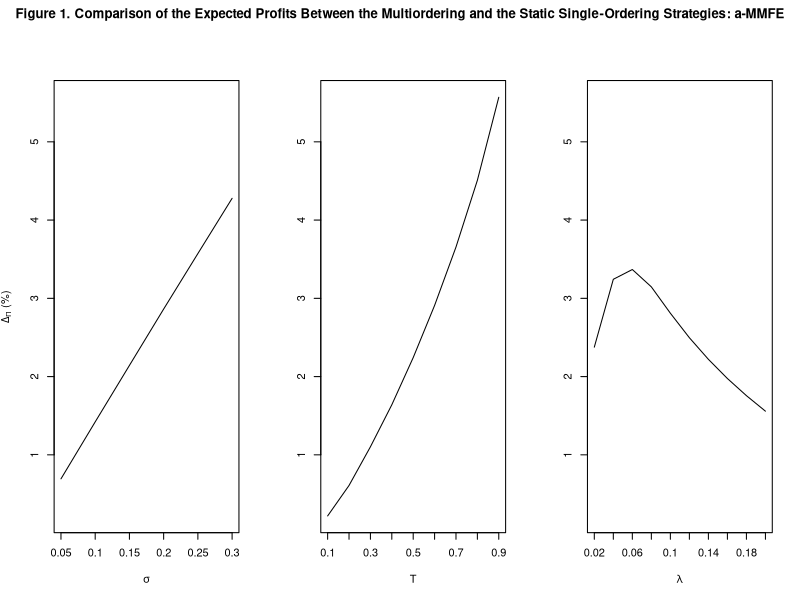

Reproduce this figure in R.
#################
# R code for analyzing output and plot figures
# v1.0 (organized on 2013-04-17)
#################

#NEED TO FIRST SET R WORKING DIRECTORY TO WHERE THE FILES ARE LOCATED!!!
    setwd("/Users/buxx/Desktop/test/")

#read the output file
    data <- read.table("FNV-aMMFE.txt", header=TRUE)

#calculate the statistics:

#percentage difference in expected profits of the Multi- and Single-ordering models
    data$deltaPi <- 100*(data$mean_M - data$mean_S)/data$mean_S

#percentage difference in Variance of the Multi- and Single-ordering models
    data$deltaVar <- 100*(data$var_M - data$var_S)/data$var_S

#calculate Coefficient of Variation
    data$CV_M <- sqrt(data$var_M)/data$mean_M
    data$CV_S <- sqrt(data$var_S)/data$mean_S

#percentage difference in Coefficient of Variation of the Multi- and Single-ordering models
    data$deltaCV <- 100*(data$CV_M - data$CV_S)/data$CV_S

#percentage difference in Positive Semi-Variance of the Multi- and Single-ordering models
    data$deltaSemivarU <- 100*(data$semivar_MU - data$semivar_SU)/data$semivar_SU

#percentage difference in Negative Semi-Variance of the Multi- and Single-ordering models
    data$deltaSemivarD <- 100*(data$semivar_MD - data$semivar_SD)/data$semivar_SD


#summarize the percentage difference to generate Table 1 of the paper
    summary(data[c('deltaPi', 'deltaVar', 'deltaCV', 'deltaSemivarD', 'deltaSemivarU')])



#prepare data for Figure 1
    subtotal_stdev <- aggregate(data[c('deltaPi', 'stdev')], by=list(data$stdev), FUN=mean)
    subtotal_T <- aggregate(data[c('deltaPi', 'T')], by=list(data$T), FUN=mean)
    subtotal_lambda <- aggregate(data[c('deltaPi', 'lambda')], by=list(data$lambda), FUN=mean)


#plot
    pdf('Figure1.pdf', width = 12, height = 5)
    par(oma=c(0,0,2,0))
    par(mfrow=c(1,3))


    yrange = range(subtotal_stdev$deltaPi, subtotal_T$deltaPi, subtotal_lambda$deltaPi)

    xrange = range(subtotal_stdev$stdev)
    plot(xrange, yrange, type="n", xlab=expression(sigma), ylab=expression(paste(Delta[Pi], " (%)")) , xaxt="n")
    lines(subtotal_stdev$stdev, subtotal_stdev$deltaPi, type="l")
    axis(side=1, at=seq(0.05,0.3,0.05), labels=seq(0.05,0.3,0.05))


    xrange = range(subtotal_T$T)
    plot(xrange, yrange, type="n", xlab="T", ylab="", xaxt="n")
    lines(subtotal_T$T, subtotal_T$deltaPi, type="l") 
    axis(side=1, at=seq(0.1,0.9,0.1), labels=seq(0.1,0.9,0.1))


    xrange = range(subtotal_lambda$lambda)
    plot(xrange, yrange, type="n", xlab=expression(lambda), ylab="", xaxt="n")
    lines(subtotal_lambda$lambda, subtotal_lambda$deltaPi, type="l") 
    axis(side=1, at=seq(0.02,0.2,0.02), labels=seq(0.02,0.2,0.02))

    title(main="Figure 1. Comparison of the Expected Profits Between the Multiordering and the Static Single-Ordering Strategies: a-MMFE", outer=T)

    dev.off()
